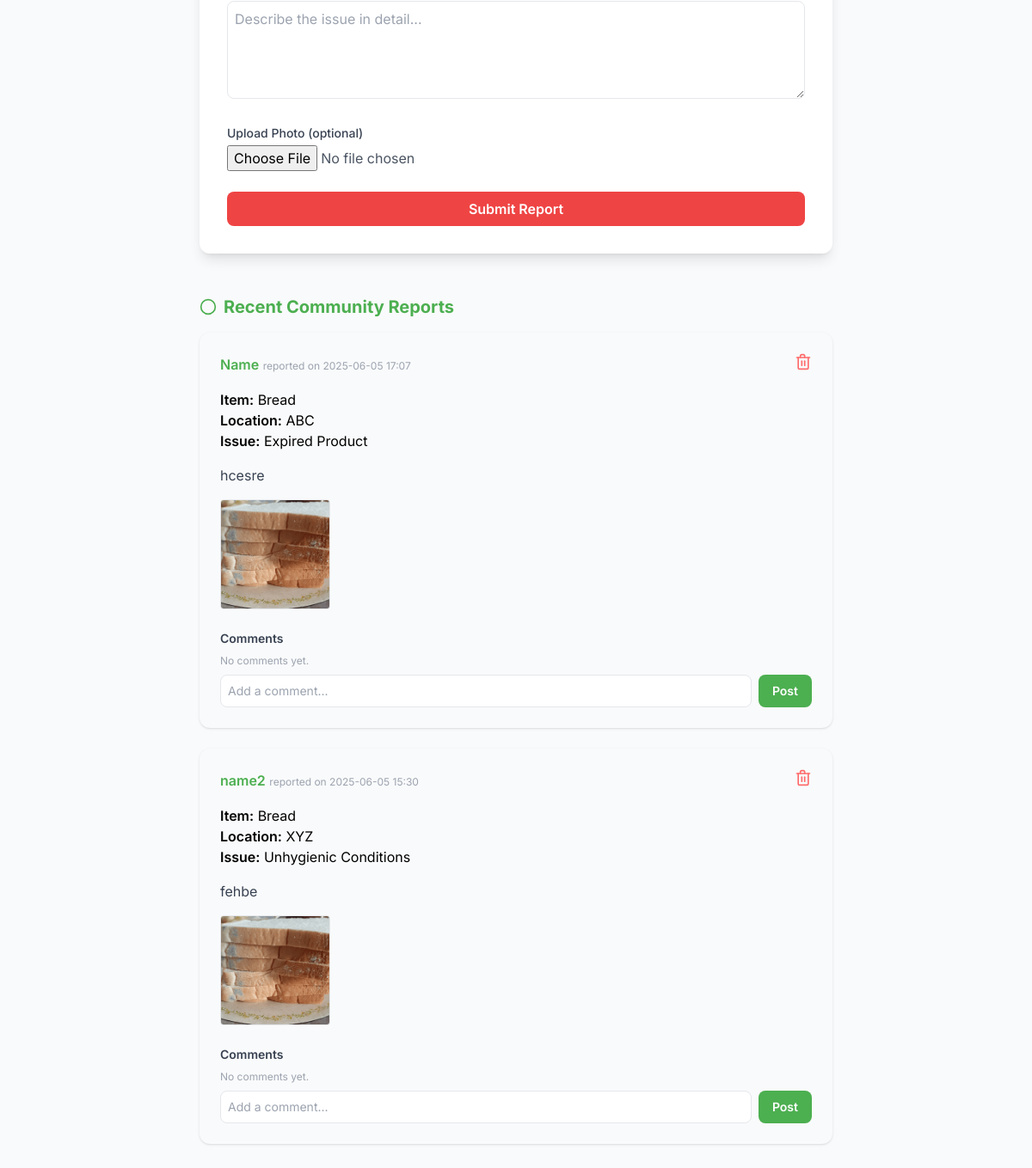
Page /community-watch/ (signed in, lower part) on the earlier database version.
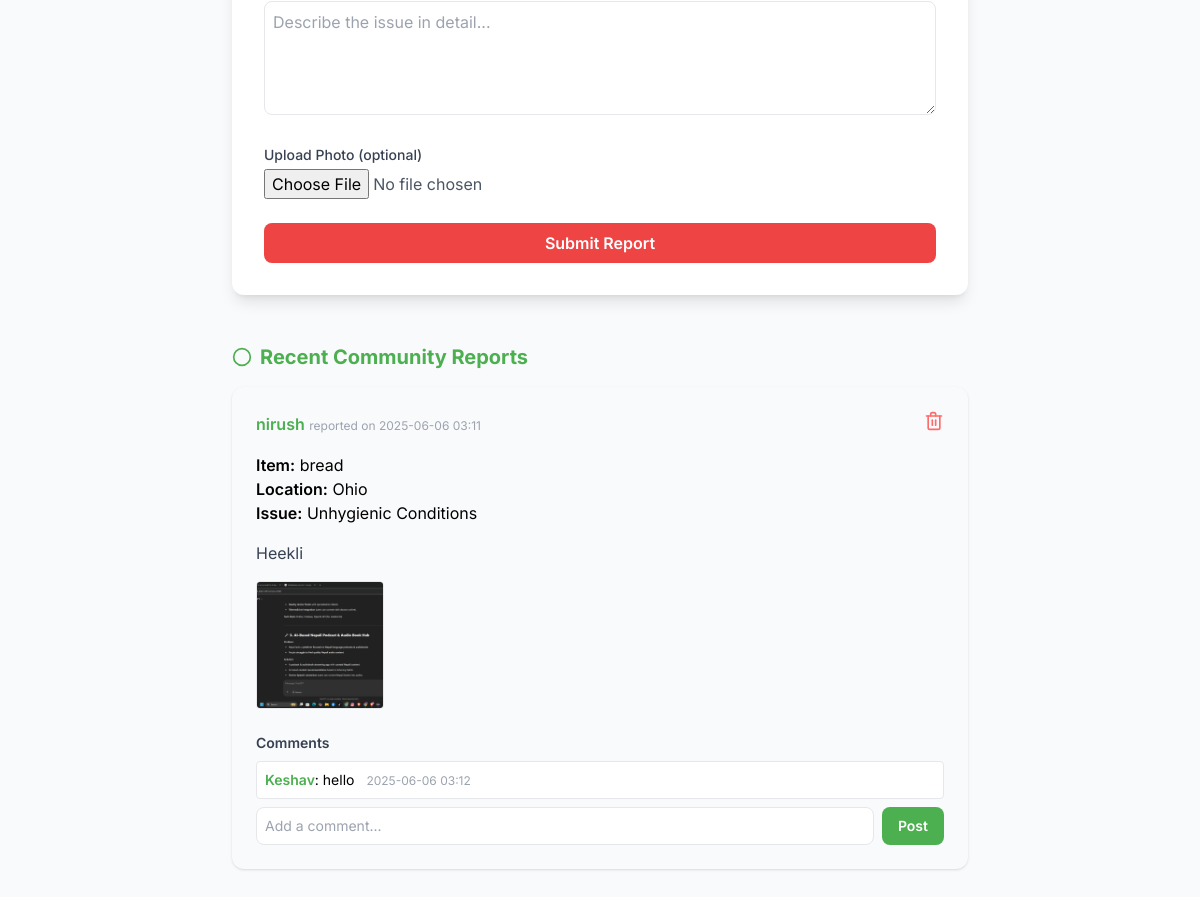
Same page on the later database version.
### core/models.py (models this page shows, shortened)
class CommunityReport(models.Model):
    reporter_name = models.CharField(max_length=100)
    item_name = models.CharField(max_length=100)
    location = models.CharField(max_length=200)
    issue_type = models.CharField(max_length=100)
    description = models.TextField()
    photo = models.ImageField(upload_to='reports/', blank=True, null=True)
    created_at = models.DateTimeField(auto_now_add=True)

class Comment(models.Model):
    report = models.ForeignKey(CommunityReport, related_name='comments', on_delete=models.CASCADE)
    user = models.ForeignKey(get_user_model(), on_delete=models.CASCADE)
    text = models.TextField()
    created_at = models.DateTimeField(auto_now_add=True)

class CustomUser(AbstractUser):
    is_admin = models.BooleanField(default=False)
    admin_code = models.CharField(max_length=100, blank=True, null=True)
    gender = models.CharField(max_length=20, blank=True, null=True, choices=[
        ('Male', 'Male'),
        ('Female', 'Female'),
        ('Other', 'Other'),
        ('Prefer not to say', 'Prefer not to say'),
    ])
    dob = models.DateField(blank=True, null=True)
    medical_condition = models.CharField(max_length=100, blank=True, null=True, choices=[
        ('None', 'None'),
        ('Diabetes', 'Diabetes'),
        ('Hypertension', 'Hypertension'),
        ('Asthma', 'Asthma'),
        ('Allergy (Peanut)', 'Allergy (Peanut)'),
        ('Lactose Intolerant', 'Lactose Intolerant'),
        ('Heart Disease', 'Heart Disease'),
        ('Other', 'Other'),
    ])
    phone_number = models.CharField(max_length=15, blank=True, null=True)
    address = models.TextField(blank=True, null=True)
    profile_picture = models.ImageField(upload_to='profile_pics/', blank=True, null=True)
    created_at = models.DateTimeField(default=timezone.now)
    updated_at = models.DateTimeField(auto_now=True)

### core/views.py (the view, shortened to what this page needs)
# urls.py: path('community-watch/', views.community_watch, name='core-community_watch'),
@login_required
def community_watch(request):
    reports = CommunityReport.objects.all().order_by('-created_at')
    return render(request, 'core/community_watch.html', {
        'reports': reports,
        'user': request.user,
    })

### core/templates/core/community_watch.html (shortened to what this page needs)
<!DOCTYPE html>
<html lang="en" class="bg-gray-50">
  <head>
    <script src="https://cdn.tailwindcss.com"></script>
  </head>
  <body class="font-sans antialiased min-h-screen bg-gray-50">
        <body
    class="font-sans antialiased min-h-screen dashboard-bg bg-gradient-to-bl from-green-100 via-yellow-50 to-red-50 relative overflow-hidden"
  >
    <div class="max-w-3xl mx-auto py-12 px-4">
      <form class="bg-white rounded-xl shadow-lg p-8 space-y-6" method="post" enctype="multipart/form-data">
        <div>
          <textarea
            name="description"
            class="w-full p-2 border border-gray-200 rounded-lg focus:ring-primary focus:border-primary outline-none"
            rows="4"
            placeholder="Describe the issue in detail..."
            required
          ></textarea>
        </div>
        <div>
          <label class="block text-sm font-medium text-gray-700 mb-1">Upload Photo (optional)</label>
          <input type="file" name="photo" class="w-full text-gray-600" accept="image/*" />
        </div>
        <button
          type="submit"
          class="w-full bg-red-500 text-white rounded-lg py-2 font-semibold hover:bg-red-600 transition"
        >
          Submit Report
        </button>
      </form>
      <div class="mt-12">
        <h2 class="text-xl font-bold text-primary mb-4 flex items-center gap-2">
          <svg class="w-5 h-5 text-primary" fill="none" stroke="currentColor" stroke-width="2" viewBox="0 0 24 24">
            <circle cx="12" cy="12" r="10"/>
          </svg>
          Recent Community Reports
        </h2>
        {% if reports %}
          <ul class="space-y-6">
            {% for report in reports %}
            <li class="bg-gray-50 rounded-xl p-6 shadow flex flex-col gap-2">
              <div class="flex items-center gap-2 mb-2 justify-between">
                <div>
                  <span class="font-semibold text-primary">{{ report.reporter_name }}</span>
                  <span class="text-xs text-gray-400">reported on {{ report.created_at|date:"Y-m-d H:i" }}</span>
                </div>
                {% if user.is_authenticated and user.is_superuser or user.is_authenticated and report.reporter_name == user.get_full_name or user.is_authenticated and report.reporter_name == user.username %}
                <form method="post" action="{% url 'delete-community-report' report.id %}" onsubmit="return confirm('Are you sure you want to delete this report?');" class="inline-block ml-2">
                  <button type="submit" title="Delete" class="inline-flex items-center justify-center text-danger hover:text-red-700 transition">
                  </button>
                </form>
                {% endif %}
              </div>
              <div>
                <span class="font-semibold">Item:</span> {{ report.item_name }}<br>
                <span class="font-semibold">Location:</span> {{ report.location }}<br>
                <span class="font-semibold">Issue:</span> {{ report.issue_type }}
              </div>
              <div class="text-gray-700 mt-2">{{ report.description }}</div>
              {% if report.photo %}
                <img src="{{ report.photo.url }}" alt="Report Photo" class="w-32 h-32 object-cover rounded mt-2 border" />
              {% endif %}
              <div class="mt-4">
                <h3 class="text-sm font-semibold text-gray-700 mb-2">Comments</h3>
                <ul class="space-y-2 mb-2">
                  {% for comment in report.comments.all %}
                    <li class="bg-white rounded p-2 border text-sm">
                      <span class="font-semibold text-primary">{{ comment.user.get_full_name|default:comment.user.username }}</span>:
                      {{ comment.text }}
                      <span class="text-xs text-gray-400 ml-2">{{ comment.created_at|date:"Y-m-d H:i" }}</span>
                    </li>
                  {% empty %}
                    <li class="text-xs text-gray-400">No comments yet.</li>
                  {% endfor %}
                </ul>
                {% if user.is_authenticated %}
                <form method="post" action="{% url 'add-comment' report.id %}" class="flex gap-2">
                  <input
                    type="text"
                    name="comment"
                    class="flex-1 p-2 border border-gray-200 rounded-lg text-sm"
                    placeholder="Add a comment..."
                    required
                  />
                  <button type="submit" class="bg-primary text-white px-4 py-1 rounded-lg text-sm font-semibold hover:bg-green-600 transition">
                    Post
                  </button>
                </form>
                {% else %}
                  <div class="text-xs text-gray-400">Login to comment.</div>
                {% endif %}
              </div>
            </li>
            {% endfor %}
          </ul>
        {% else %}
          <p class="text-gray-500 text-center">No reports yet. Be the first to report an issue!</p>
        {% endif %}
      </div>
    </div>
  </body>
</html>

### core/templates/core/community_watch.html (style rules this page uses)
.text-primary { color: #4caf50; }
.bg-primary { background: #4caf50; }

Differences in the rows shown:
removed CommunityReport: reporter_name "Name", created_at "2025-06-05 17:07", item_name "Bread", location "ABC", issue_type "Expired Product", description "hcesre", photo (picture)
removed CommunityReport: reporter_name "name2", created_at "2025-06-05 15:30", item_name "Bread", location "XYZ", issue_type "Unhygienic Conditions", description "fehbe", photo (picture)
added CommunityReport: reporter_name "nirush", created_at "2025-06-06 03:11", item_name "bread", location "Ohio", issue_type "Unhygienic Conditions", description "Heekli", photo (picture)
added Comment: user.get_full_name "Keshav", text "hello", created_at "2025-06-06 03:12"
